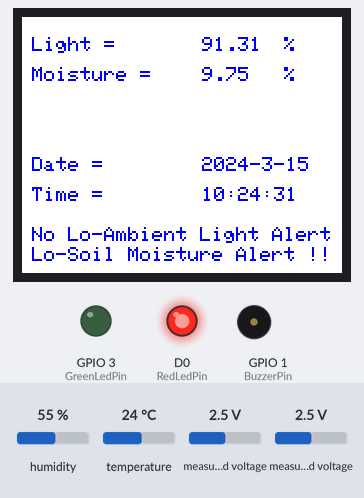
The sketch below on a simulated ESP8266 (NodeMCU). On the bench: 160×128 colour display, output pins drawn as LEDs (lit = HIGH), buzzer (waves = sounding, pin HIGH). The inputs (shaded band) are chosen by the test bench; at power-on: measured voltage 2.5 V, humidity 55 %, temperature 24 °C. WiFi joins after 1.5 s; servers stay silent unless stated; network time is answered at once with the bench clock; the local clock reads 2024-03-15 10:24:30 at power-on unless the sketch sets it; what the sketch prints to the serial monitor is not drawn.

Above: at 2.9 s.
3.0 s: measured voltage (sensor 201) set to 2.3 V
At 6.8 s:
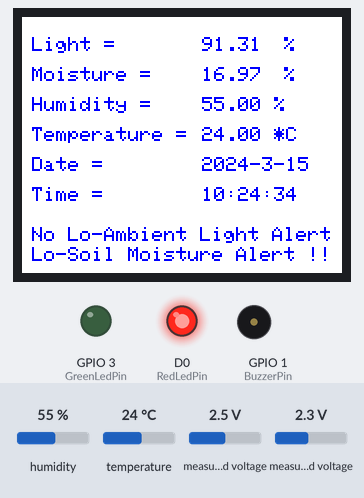
9.3 s: measured voltage (sensor 201) set to 2.1 V
At 12.8 s:
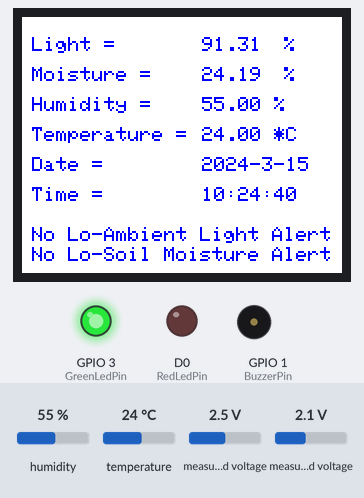
17.6 s: measured voltage (sensor 200) set to 0.3 V
At 20.3 s:
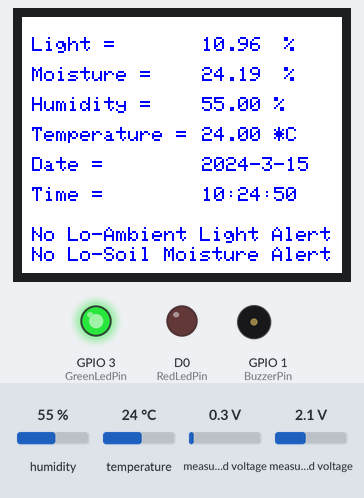
24.5 s: measured voltage (sensor 200) set to 0 V
At 26.4 s:
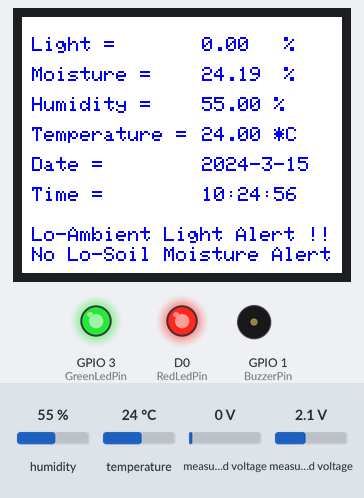
32.8 s: humidity set to 22 %
At 35.6 s:
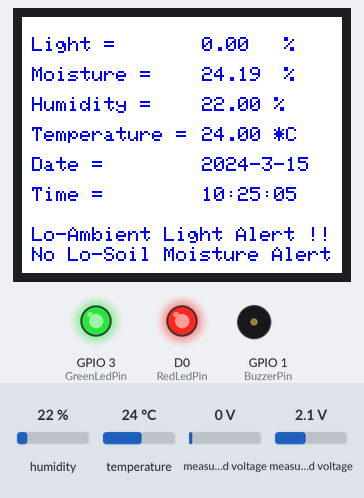
36.6 s: temperature set to 12 °C
At 39.1 s:
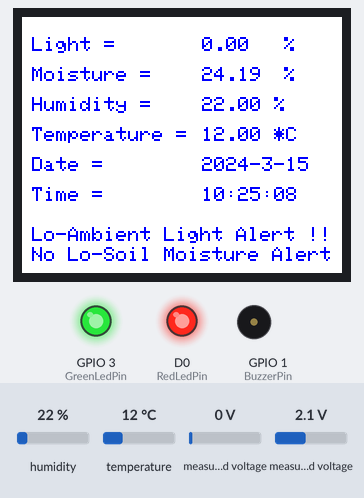
Timing chart, 0 to 40.6 s (numbered marks = the images above; inputs shaded):
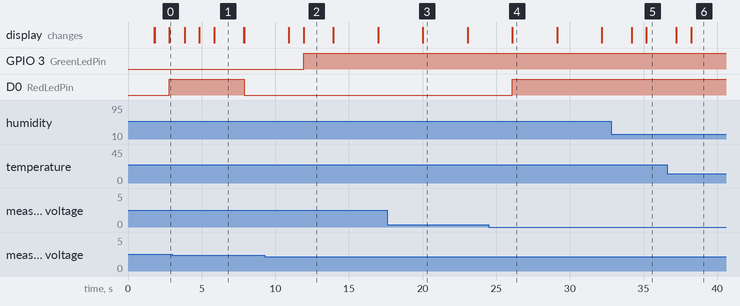

The sketch:

microGreenMontoring.ino
```cpp
#include <Adafruit_GFX.h>      // include Adafruit graphics library
#include <Adafruit_ST7735.h>   // include Adafruit ST7735 TFT library
#include <Adafruit_ADS1015.h>
#include <Wire.h>
#include <ESP8266WiFi.h>
#include <NTPClient.h>
#include <WiFiUdp.h>
#include "DHT.h"
// Replace with your network credentials
const char *ssid     = "soms";
const char *password = "sunny007";

// Define NTP Client to get time
WiFiUDP ntpUDP;
NTPClient timeClient(ntpUDP, "pool.ntp.org");
String formattedTime = "";
//Month names
String months[12] = {"January", "February", "March", "April", "May", "June", "July", "August", "September", "October", "November", "December"};
Adafruit_ADS1015 ads;

// ST7735 TFT module connections
#define TFT_RST   D4     // TFT RST pin is connected to NodeMCU pin D4 (GPIO2)
#define TFT_CS    D3     // TFT CS  pin is connected to NodeMCU pin D3 (GPIO0)
#define TFT_DC    D8    // TFT DC  pin is connected to NodeMCU pin D4 (GPIO4)
const int analogInPin = A0;
//  DHT sensor type you're using!
#define DHTTYPE DHT11
// DHT Sensor
const int DHTPin = 12;
// Initialize DHT sensor.
DHT dht(DHTPin, DHTTYPE);
const int RedLedPin = 16;
const int GreenLedPin = 3;
const int BuzzerPin = 1;
// Temporary variables
static char celsiusTemp[7];
static char fahrenheitTemp[7];
static char humidityTemp[7];

Adafruit_ST7735 tft = Adafruit_ST7735(TFT_CS, TFT_DC, TFT_RST);
float  sensorValue = 0;
float oldSensorValue = 0;
float  sensorValueMois = 0;
float oldSensorValueMois = 0;
float  sensorValueHum = 0;
float oldSensorValueHum = 0;
float  sensorValueTemp = 0;
float oldSensorValueTemp = 0;
float moistureThreshold = 10;
float maxMoistureThreshold = 20;
float minLightThreshold = 5;
int textSize = 1;
int setTimerM = 0;
int setTimerL = 0;
unsigned long startTimeM;
unsigned long startTimeL;
unsigned long thresholdMillis = 60000;
String LMA = "Lo-Soil Moisture Alert !!";
String NMA = "No Lo-Soil Moisture Alert";
String LLA = "Lo-Ambient Light Alert !!";
String NLA = "No Lo-Ambient Light Alert";

void setup(void) {
  Serial.begin(9600);
  pinMode(RedLedPin, OUTPUT);
  pinMode(GreenLedPin, OUTPUT);
  pinMode(BuzzerPin, OUTPUT);
  digitalWrite(RedLedPin, LOW);
  digitalWrite(GreenLedPin, LOW);
  digitalWrite(BuzzerPin, LOW);
  tft.initR(INITR_BLACKTAB);   // initialize a ST7735S chip, black tab
  ads.setGain(GAIN_ONE);
  ads.begin();
  dht.begin();
  tft.setSPISpeed(40000000);
  tft.setRotation(1);
  tft.fillScreen(ST7735_WHITE);
  delay(100);
  // Connect to Wi-Fi
  Serial.print("Connecting to ");
  Serial.println(ssid);
  WiFi.begin(ssid, password);
  while (WiFi.status() != WL_CONNECTED) {
    delay(500);
    Serial.print(".");
  }
  // Initialize a NTPClient to get time
  timeClient.begin();
  timeClient.setTimeOffset(19800);
  displayMessage(5, 115, LMA, NMA);
  displayMessage(5, 105, LLA, NLA);
}
void getDateTime()
{
  timeClient.update();
  time_t epochTime = timeClient.getEpochTime();
  String oldTime = formattedTime;
  formattedTime = timeClient.getFormattedTime();
  //  Serial.print("Formatted Time: ");
  //  Serial.println(formattedTime);
  //Get a time structure
  struct tm *ptm = gmtime ((time_t *)&epochTime);
  int monthDay = ptm->tm_mday;
  int currentMonth = ptm->tm_mon + 1;
  String currentMonthName = months[currentMonth - 1];
  int currentYear = ptm->tm_year + 1900;
  //Print complete date:
  String currentDate = String(currentYear) + "-" + String(currentMonth) + "-" + String(monthDay);
  //  Serial.print("Current date: ");
  //  Serial.println(currentDate);
  //  Serial.println("");
  displayData(5, 70 , 90, 120 , currentDate, currentDate, "Date = ", "");
  displayData(5, 85 , 90, 120 , oldTime, formattedTime, "Time = ", "");
}
void getTempHumidity()
{
  oldSensorValueHum = sensorValueHum;
  oldSensorValueTemp = sensorValueTemp;
  float h = dht.readHumidity();

  // Read temperature as Celsius (the default)
  float t = dht.readTemperature();
  // Read temperature as Fahrenheit (isFahrenheit = true)
  float f = dht.readTemperature(true);
  // Check if any reads failed and exit early (to try again).
  if (isnan(h) || isnan(t) || isnan(f)) {
    displayData(5, 40 , 90, 120 , String(oldSensorValueHum, 2), String(sensorValueHum, 2), "Hum Error->", "Check!!");
    displayData(5, 55 , 90, 120 , String(oldSensorValueTemp, 2), String(sensorValueTemp, 2), "Temp Error->", "Check!");
    Serial.println("Failed to read from DHT sensor!");
    strcpy(celsiusTemp, "Failed");
    strcpy(fahrenheitTemp, "Failed");
    strcpy(humidityTemp, "Failed");
  }
  else {

    dtostrf(h, 6, 2, humidityTemp);
    sensorValueHum = h;
    sensorValueTemp = t;
    // You can delete the following Serial.print's, it's just for debugging purposes
    displayData(5, 40 , 90, 120 , String(oldSensorValueHum, 2), String(sensorValueHum, 2), "Humidity = ", " %");
    displayData(5, 55 , 90, 120 , String(oldSensorValueTemp, 2), String(sensorValueTemp, 2), "Temperature = ", " *C");
    //      Serial.print("Humidity: ");
    //      Serial.print(h);
    //      Serial.print(" %\t Temperature: ");
    //      Serial.print(t);
    //      Serial.print(" *C ");
    delay(1000);
  }
}
void displayData(int c1 , int c2 , int c3, int c4 , String oldVal, String newVal, String type, String unit)
{
  tft.setCursor(c1, c2);
  tft.setTextColor(ST7735_WHITE);
  tft.setTextSize(textSize);
  tft.print(type);
  tft.setCursor(c3, c2);
  tft.setTextColor(ST7735_WHITE);
  tft.setTextSize(textSize);
  tft.println(oldVal);
  tft.setCursor(c4, c2);
  tft.setTextColor(ST7735_WHITE);
  tft.setTextSize(textSize);
  tft.println(unit);
  tft.setCursor(c1, c2);
  tft.setTextColor(ST7735_BLUE);
  tft.setTextSize(textSize);
  tft.print(type);
  tft.setCursor(c3, c2);
  tft.setTextColor(ST7735_BLUE);
  tft.setTextSize(textSize);
  tft.println(newVal);
  tft.setCursor(c4, c2);
  tft.setTextColor(ST7735_BLUE);
  tft.setTextSize(textSize);
  tft.println(unit);
}
void displayMessage(int c1 , int c2 , String oldVal, String newVal)
{
  tft.setCursor(c1, c2);
  tft.setTextColor(ST7735_WHITE);
  tft.setTextSize(textSize);
  tft.println(oldVal);
  tft.setCursor(c1, c2);
  tft.setTextColor(ST7735_BLUE);
  tft.setTextSize(textSize);
  tft.println(newVal);
}
void getLDRData()
{

  sensorValue = ads.readADC_SingleEnded(0);
  // print the readings in the Serial Monitor
  float lightPercent = (sensorValue / 1369) * 100;
  displayData(5, 10 , 90, 125, String(oldSensorValue, 2), String(lightPercent, 2), "Light = ", " %");
  oldSensorValue = lightPercent;
  if (lightPercent < minLightThreshold)
  {

    digitalWrite(RedLedPin, HIGH);
    if (setTimerL == 0)
    {
      startTimeL = millis();
      displayMessage(5, 105, NLA, LLA);
      setTimerL = 1;
    }
    else
    {
      if ((millis() - startTimeL) >= thresholdMillis)
      {
        digitalWrite(BuzzerPin, HIGH);
      }

    }

  }
  else
  {
    if (setTimerM == 0 && setTimerL == 0)
    {
      digitalWrite(RedLedPin, LOW);
    }
    setTimerL = 0;
  }
  delay(1000);
  // print the readings in the Serial Monitor
  //  Serial.print("sensor = ");
  //  Serial.println(sensorValue);
}
void getMoistureData()
{
  sensorValueMois = ads.readADC_SingleEnded(1);
  float moisturePercent = ((1385 - sensorValueMois) / 1385) * 100;
  // print the readings in the Serial Monitor
  displayData(5, 25 , 90, 125 , String(oldSensorValueMois, 2), String(moisturePercent, 2), "Moisture = ", " %");
  oldSensorValueMois = moisturePercent;
  if (moisturePercent < moistureThreshold)
  {
    digitalWrite(RedLedPin, HIGH);
    if (setTimerM == 0)
    {
      startTimeM = millis();
      displayMessage(5, 115, NMA, LMA);
      setTimerM = 1;
    }
    else
    {
      if ((millis() - startTimeM) >= thresholdMillis)
      {
        digitalWrite(BuzzerPin, HIGH);
      }
    }
  }
  else
  {
    if (setTimerM == 0 && setTimerL == 0)
    {
      digitalWrite(RedLedPin, LOW);
    }
    setTimerM = 0;
  }
  if (moisturePercent > maxMoistureThreshold)
  {
    digitalWrite(GreenLedPin, HIGH);
  }
  else
  {
    digitalWrite(GreenLedPin, LOW);
  }
  delay(1000);
  // print the readings in the Serial Monitor
  //Serial.print("Moisture sensor = ");
  //Serial.println(sensorValueMois);
}
void loop() {
  getDateTime();
  getLDRData();
  getMoistureData();
  getTempHumidity();
  if (setTimerM == 0 && setTimerL == 0)
  {
    displayMessage(5, 115, LMA, NMA);
    displayMessage(5, 105, LLA, NLA);
    digitalWrite(BuzzerPin, LOW);
  }
}
```

Measured:
- the behaviour switches between 2.5 and 2.4 V on measured voltage (sensor 201) (found by bisection; images 0 and 1)
- the behaviour switches between 2.3 and 2.2 V on measured voltage (sensor 201) (found by bisection; images 1 and 2)
- the behaviour switches between 0.2 and 0.1 V on measured voltage (sensor 200) (found by bisection; images 3 and 4)
- after the input at 3.0 s, D0 (RedLedPin): HIGH → LOW after 4.9 s
- after the input at 9.3 s, GPIO 3 (GreenLedPin): LOW → HIGH after 2.6 s
- after the input at 24.5 s, D0 (RedLedPin): LOW → HIGH after 1.6 s
- after the input at 32.8 s, the display: first changes after 1.4 s (image 5 shows a later state)
- after the input at 36.6 s, the display: first changes after 0.62 s (image 6 shows a later state)
